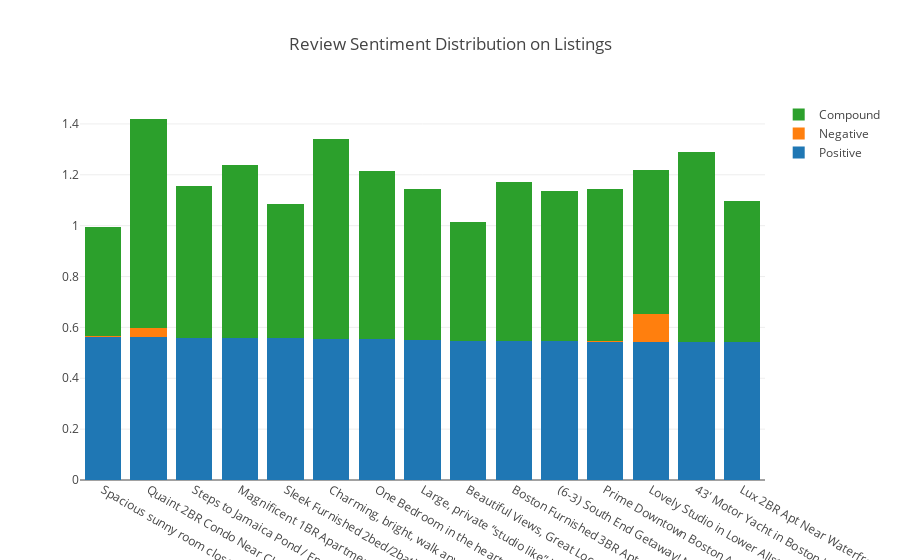

Notebook source saved alongside this figure:
### Code cell
trace_1 = go.Bar(
    x=random_listings.name,
    y=random_listings.pos.values,
    name='Positive '
)
trace_2 = go.Bar(
    x=random_listings.name,
    y=random_listings.neg.values,
    name='Negative '
)
trace_3 = go.Bar(
    x= random_listings.name,
    y= random_listings['compound'],
    name='Compound '
)

data_1 = [trace_1, trace_2,trace_3]
layout_1 = go.Layout(
    barmode='stack',
    title = 'Review Sentiment Distribution on Listings '
    
)

fig_1 = go.Figure(data=data_1, layout=layout_1)
off.iplot(fig_1, filename='grouped-bar')

### Figure 1 — Plotly figure (JSON) as saved in the notebook; plotly's stock layout.template omitted (floating-point values rounded to 4 significant figures)
{"data": [{"name": "Positive ", "type": "bar", "uid": "b2db9741-1a4c-4412-a502-7768b70691e9", "x": ["Spacious sunny room close to downtown crossing", "Quaint 2BR Condo Near Charleston Street!", "Steps to Jamaica Pond / Emerald Necklace (Boston)", "Magnificent 1BR Apartment at Mass General!!", "Sleek Furnished 2bed/2bath in the heart of Boston", "Charming, bright, walk anywhere in historic Boston", "One Bedroom in the heart of Back Bay #307", "Large, private “studio like” bedroom in West Roxy!", "Beautiful Views, Great Location", "Boston Furnished 3BR Apt Close to Transportation!", "(6-3) South End Getaway! Near Boston Medical!", "Prime Downtown Boston Apartment", "Lovely Studio in Lower Allston by Sonder", "43' Motor Yacht in Boston Harbor", "Lux 2BR Apt Near Waterfront"], "y": [0.5627, 0.562, 0.558, 0.5577, 0.5569, 0.5537, 0.5535, 0.5492, 0.5477, 0.5475, 0.5446, 0.5444, 0.5437, 0.5436, 0.543]}, {"name": "Negative ", "type": "bar", "uid": "9451e991-e775-407f-bd3c-86c1b17500a6", "x": ["Spacious sunny room close to downtown crossing", "Quaint 2BR Condo Near Charleston Street!", "Steps to Jamaica Pond / Emerald Necklace (Boston)", "Magnificent 1BR Apartment at Mass General!!", "Sleek Furnished 2bed/2bath in the heart of Boston", "Charming, bright, walk anywhere in historic Boston", "One Bedroom in the heart of Back Bay #307", "Large, private “studio like” bedroom in West Roxy!", "Beautiful Views, Great Location", "Boston Furnished 3BR Apt Close to Transportation!", "(6-3) South End Getaway! Near Boston Medical!", "Prime Downtown Boston Apartment", "Lovely Studio in Lower Allston by Sonder", "43' Motor Yacht in Boston Harbor", "Lux 2BR Apt Near Waterfront"], "y": [0.00475, 0.0355, 0, 0, 0, 0, 0, 0, 0, 0, 0, 0.001714, 0.1077, 0, 0]}, {"name": "Compound ", "type": "bar", "uid": "3bf42250-8c98-4c2b-961b-ee78bead73f7", "x": ["Spacious sunny room close to downtown crossing", "Quaint 2BR Condo Near Charleston Street!", "Steps to Jamaica Pond / Emerald Necklace (Boston)", "Magnificent 1BR Apartment at Mass General!!", "Sleek Furnished 2bed/2bath in the heart of Boston", "Charming, bright, walk anywhere in historic Boston", "One Bedroom in the heart of Back Bay #307", "Large, private “studio like” bedroom in West Roxy!", "Beautiful Views, Great Location", "Boston Furnished 3BR Apt Close to Transportation!", "(6-3) South End Getaway! Near Boston Medical!", "Prime Downtown Boston Apartment", "Lovely Studio in Lower Allston by Sonder", "43' Motor Yacht in Boston Harbor", "Lux 2BR Apt Near Waterfront"], "y": [0.4288, 0.8218, 0.5981, 0.6814, 0.529, 0.7884, 0.6596, 0.5941, 0.4651, 0.6249, 0.593, 0.5971, 0.5668, 0.746, 0.552]}], "layout": {"barmode": "stack", "title": {"text": "Review Sentiment Distribution on Listings "}}}
